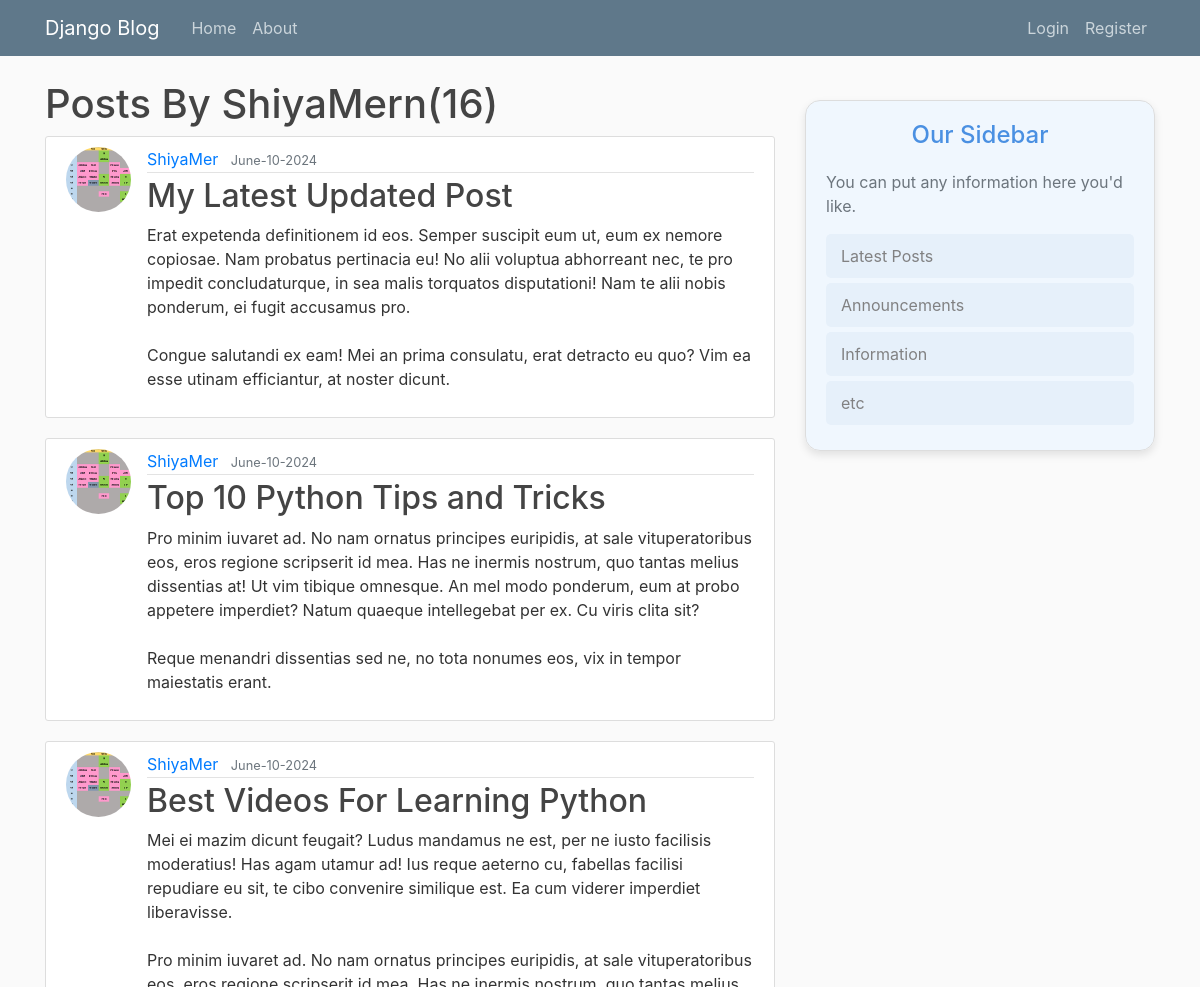
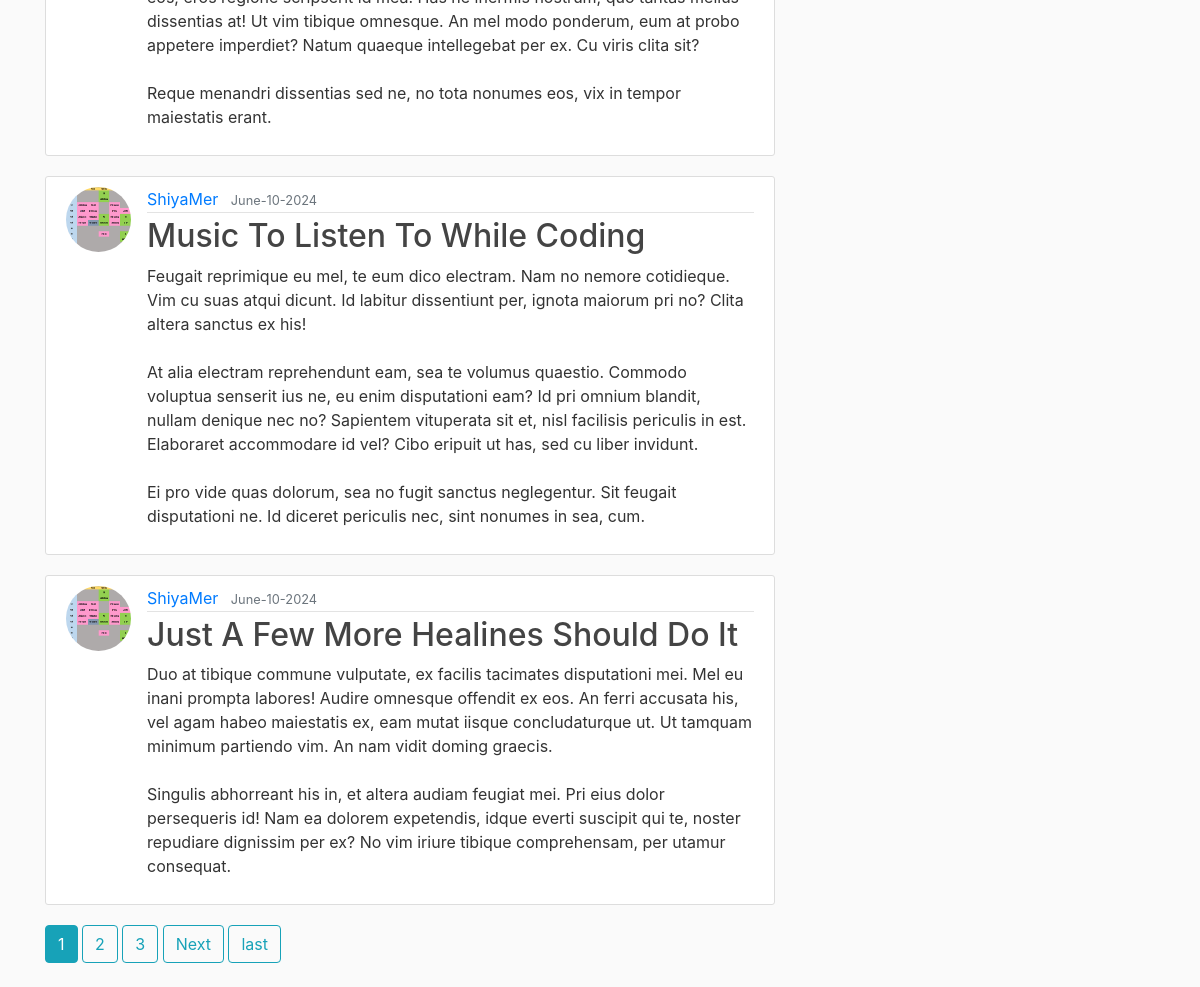
/user/ShiyaMer, run on the app's committed database (2 pictures, top to bottom).
### blog/models.py (models this page shows, shortened)
class Post(models.Model):
    title=models.CharField(max_length=100)
    content=models.TextField()
    date_posted=models.DateTimeField(default=timezone.now)
    author=models.ForeignKey(User,on_delete=models.CASCADE)

### users/models.py (models this page shows, shortened)
class Profile(models.Model):
    user=models.OneToOneField(User,on_delete=models.CASCADE)
    image=models.ImageField(default='default.jpg',upload_to='profile_pics')

### blog/views.py (the view)
# urls.py: path('user/<str:username>', UserPostListView.as_view(), name='user-posts'),
class UserPostListView(ListView):
    model=Post
    template_name='blog/user_posts.html'
    context_object_name='posts'#as in reallife it looks for object.list
    paginate_by=5 #for diffrent pages
    def get_queryset(self):
        user=get_object_or_404(User,username=self.kwargs.get('username'))
        return Post.objects.filter(author=user).order_by('-date_posted')

### blog/templates/blog/user_posts.html (shortened to what this page needs)
{% extends "blog/base.html" %}
{% block content%}
<h1>Posts By {{view.kwargs.username}}n({{page_obj.paginator.count}})</h1>
    {% for post in posts %}
    <article class="media content-section">
      <img class="rounded-circle article-img" src="{{post.author.profile.image.url}}">
        <div class="media-body">
          <div class="article-metadata">
            <a class="mr-2" href="{%url 'user-posts' post.author.username%}">{{ post.author }}</a>
            <small class="text-muted">{{ post.date_posted|date:"F-d-Y"}}</small>
          </div>
          <h2><a class="article-title" href="{% url 'post-detail' post.id %}">{{ post.title }}</a></h2>
          <p class="article-content">{{ post.content }}</p>
        </div>
      </article>
    {%endfor %}
    {% if is_paginated%}
    {% for num in page_obj.paginator.page_range%}
    {%if page_obj.number == num %}
    <a class="btn btn-info mb-4" href="?page={{num}}">{{num}}</a>
    {% elif num > page_obj.number|add:'-3' and num < page_obj.number|add:'3' %}
    <a class="btn btn-outline-info mb-4" href="?page={{num}}">{{num}}</a>
    {% endif%}
    {%endfor%}
    {% if page_obj.has_next %}
    <a class="btn btn-outline-info mb-4" href="?page={{page_obj.next_page_number}}">Next</a>
    <a class="btn btn-outline-info mb-4" href="?page={{page_obj.paginator.num_pages}}">last</a>
    {%endif%}
    {%endif%}
{% endblock content%}

### blog/static/blog/main.css (style rules this page uses)
body { background: #fafafa; color: #333333; margin-top: 5rem; }
h1, h2, h3, h4, h5, h6 { color: #444444; }
.content-section { background: #ffffff; padding: 10px 20px; border: 1px solid #dddddd; border-radius: 3px; margin-bottom: 20px; }
.article-title { color: #444444; }
.article-content { white-space: pre-line; }
.article-img { height: 65px; width: 65px; margin-right: 16px; }
.article-metadata { padding-bottom: 1px; margin-bottom: 4px; border-bottom: 1px solid #e3e3e3 }

### data on the page
Post: author.profile.image (picture), author "ShiyaMer", date_posted "June-10-2024", title "My Latest Updated Post", content "Erat expetenda definitionem id eos. Semper suscipit eum ut, eum ex nemore copiosae. Nam probatus pertinacia eu! No alii voluptua abhorreant nec, te pro impedit concludaturque, in sea malis torquatos disputationi! Nam te alii nobis ponderum, ei fugit accusamus pro. Congue salutandi ex eam! Mei an prima consulatu, erat detracto eu quo? Vim ea esse utinam efficiantur, at noster dicunt."
Post: author.profile.image (picture), author "ShiyaMer", date_posted "June-10-2024", title "Top 10 Python Tips and Tricks", content "Pro minim iuvaret ad. No nam ornatus principes euripidis, at sale vituperatoribus eos, eros regione scripserit id mea. Has ne inermis nostrum, quo tantas melius dissentias at! Ut vim tibique omnesque. An mel modo ponderum, eum at probo appetere imperdiet? Natum quaeque intellegebat per ex. Cu viris clita sit? Reque menandri dissentias sed ne, no tota nonumes eos, vix in tempor maiestatis erant."
Post: author.profile.image (picture), author "ShiyaMer", date_posted "June-10-2024", title "Best Videos For Learning Python", content "Mei ei mazim dicunt feugait? Ludus mandamus ne est, per ne iusto facilisis moderatius! Has agam utamur ad! Ius reque aeterno cu, fabellas facilisi repudiare eu sit, te cibo convenire similique est. Ea cum viderer imperdiet liberavisse. Pro minim iuvaret ad. No nam ornatus principes euripidis, at sale vituperatoribus eos, eros regione scripserit id mea. Has ne inermis nostrum, quo tantas melius dissentias at! Ut vim tibique omnesque. An mel modo ponderum, eum at probo appetere imperdiet? Natum quaeque intellegebat per ex. Cu viris clita sit? Reque menandri dissentias sed ne, no tota nonumes eos, vix in tempor maiestatis erant."
Post: author.profile.image (picture), author "ShiyaMer", date_posted "June-10-2024", title "Music To Listen To While Coding", content "Feugait reprimique eu mel, te eum dico electram. Nam no nemore cotidieque. Vim cu suas atqui dicunt. Id labitur dissentiunt per, ignota maiorum pri no? Clita altera sanctus ex his! At alia electram reprehendunt eam, sea te volumus quaestio. Commodo voluptua senserit ius ne, eu enim disputationi eam? Id pri omnium blandit, nullam denique nec no? Sapientem vituperata sit et, nisl facilisis periculis in est. Elaboraret accommodare id vel? Cibo eripuit ut has, sed cu liber invidunt. Ei pro vide quas dolorum, sea no fugit sanctus neglegentur. Sit feugait disputationi ne. Id diceret periculis nec, sint nonumes in sea, cum."
Post: author.profile.image (picture), author "ShiyaMer", date_posted "June-10-2024", title "Just A Few More Healines Should Do It", content "Duo at tibique commune vulputate, ex facilis tacimates disputationi mei. Mel eu inani prompta labores! Audire omnesque offendit ex eos. An ferri accusata his, vel agam habeo maiestatis ex, eam mutat iisque concludaturque ut. Ut tamquam minimum partiendo vim. An nam vidit doming graecis. Singulis abhorreant his in, et altera audiam feugiat mei. Pri eius dolor persequeris id! Nam ea dolorem expetendis, idque everti suscipit qui te, noster repudiare dignissim per ex? No vim iriure tibique comprehensam, per utamur consequat."

### other printed values
{{ view.kwargs.username }} "ShiyaMer"
{{ page_obj.paginator.count }} "16"
{{ num }} "1"
{{ num }} "2" "3"
